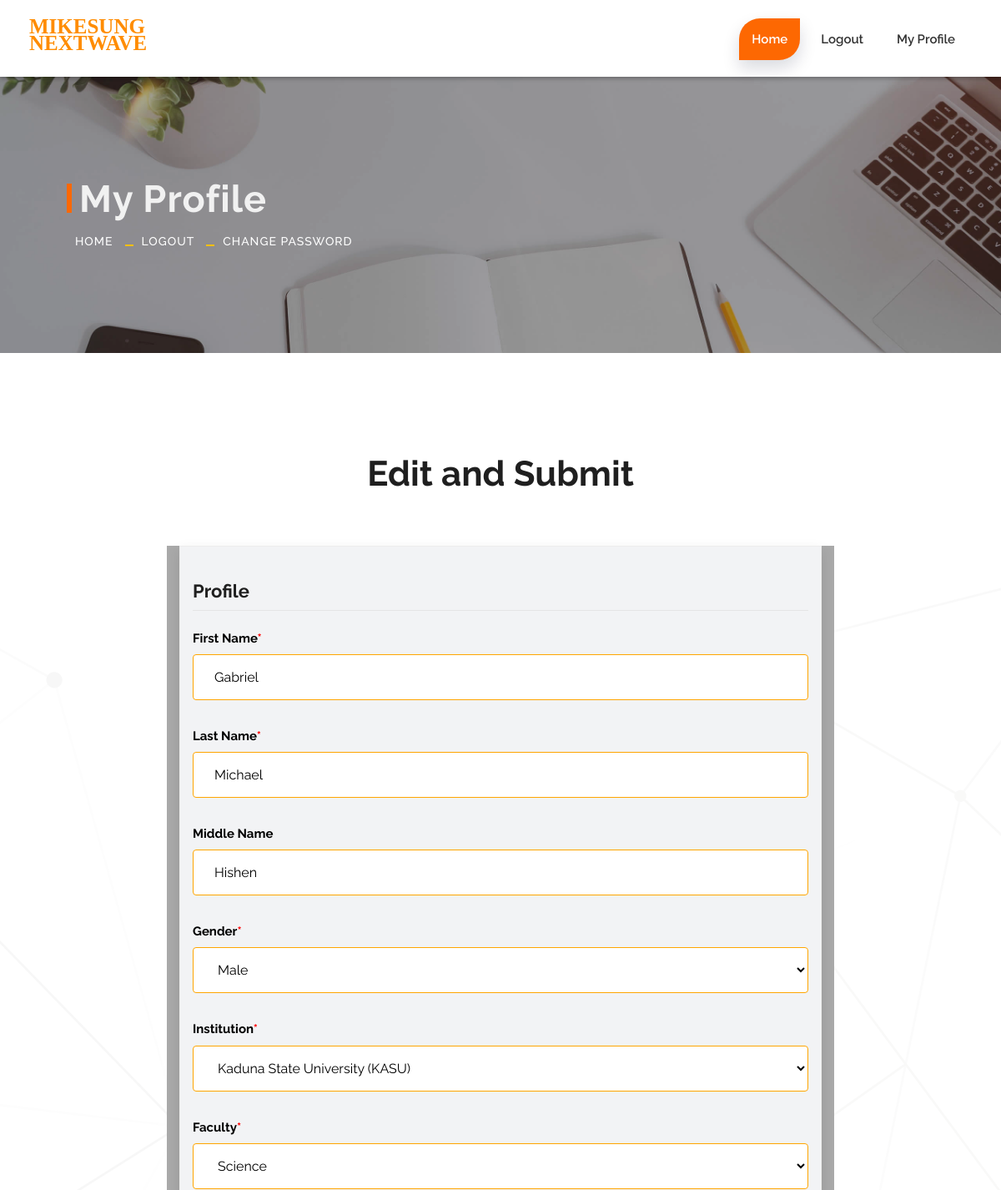
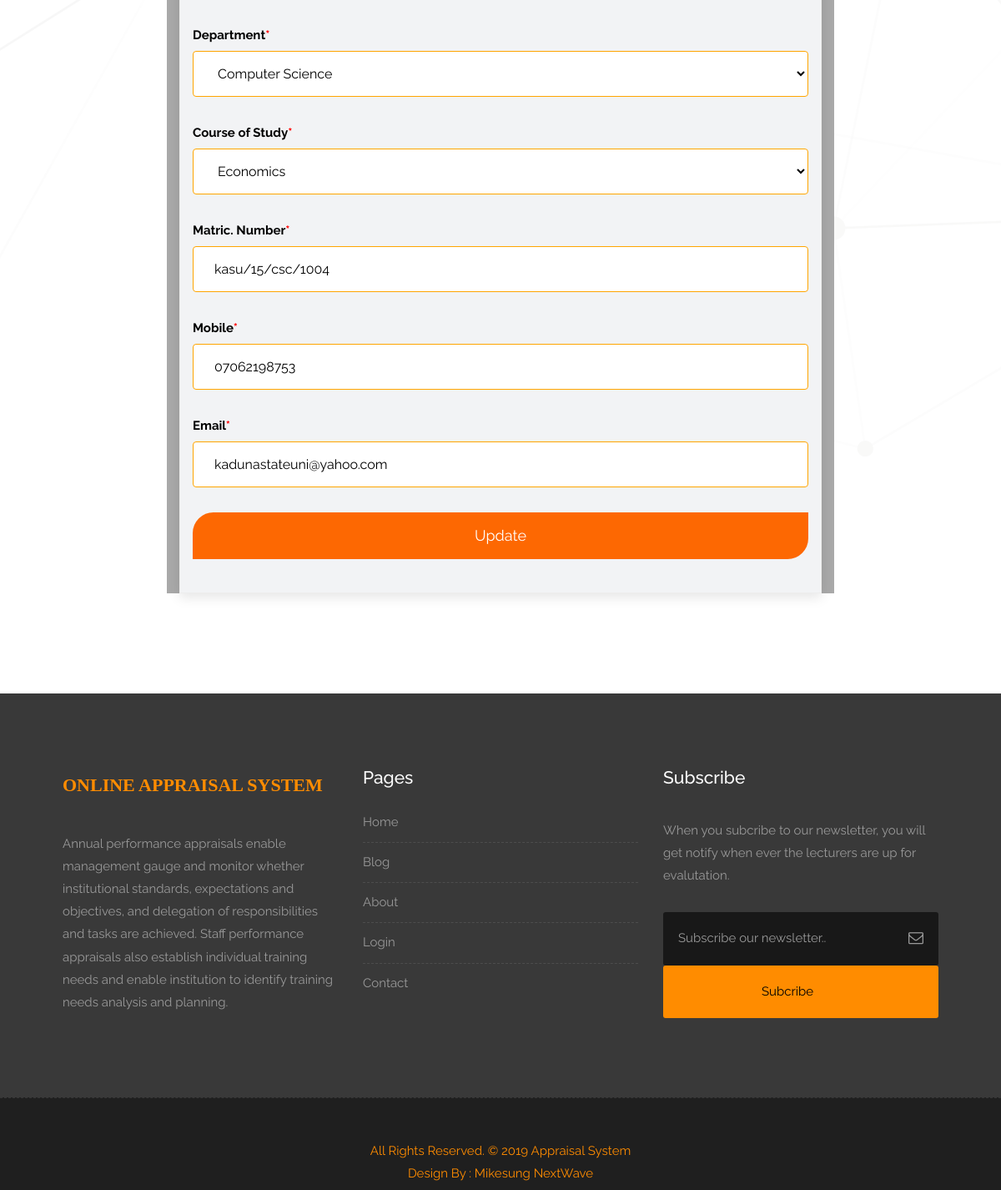
The app's page /edit_student.php (signed in) with its own data (2 pictures, top to bottom).
### tables this page shows
CREATE TABLE `student_signup` (
  `id` int(11) NOT NULL,
  `school_id` int(11) DEFAULT NULL,
  `faculty_id` int(11) DEFAULT NULL,
  `department_id` int(11) DEFAULT NULL,
  `course_id` int(11) DEFAULT NULL,
  `firstName` varchar(50) DEFAULT NULL,
  `lastName` varchar(50) DEFAULT NULL,
  `middleName` varchar(50) DEFAULT NULL,
  `gender` varchar(50) DEFAULT NULL,
  `matric_Number` varchar(100) DEFAULT NULL,
  `mobile` varchar(50) DEFAULT NULL,
  `password` varchar(50) DEFAULT NULL,
  `password_confirm` varchar(50) DEFAULT NULL,
  `email` varchar(50) DEFAULT NULL
);

CREATE TABLE `schools` (
  `id` int(11) NOT NULL,
  `schoolNames` varchar(100) NOT NULL,
  `email` varchar(100) NOT NULL,
  `mobile` varchar(100) NOT NULL
);

CREATE TABLE `faculties` (
  `id` int(11) NOT NULL,
  `faculties` varchar(100) NOT NULL
);

CREATE TABLE `departments` (
  `id` int(11) NOT NULL,
  `departments` varchar(100) NOT NULL
);

CREATE TABLE `courses` (
  `id` int(11) NOT NULL,
  `courses` varchar(100) DEFAULT NULL
);

### edit_student.php (the view, shortened to what this page needs)
<?php
include ('header2.php');
?>
<?php
	include('db_connect.php');
		$id = $_SESSION['id'];
		$sql = "SELECT * FROM student_signup
				INNER JOIN schools
				ON student_signup.school_id = schools.id
				INNER JOIN faculties
				ON student_signup.faculty_id = faculties.id
				INNER JOIN departments
				ON student_signup.department_id = departments.id
				INNER JOIN courses
				ON student_signup.course_id = courses.id
				WHERE student_signup.id = '".$id."'";
		$query = mysqli_query($conn, $sql) or die(mysqli_error($conn));
		 $row = mysqli_fetch_assoc($query);
	?>
<div class="banner-area banner-bg-1">
		<div class="container">
			<div class="row">
				<div class="col-md-12">
					<div class="banner">
						<h2>My Profile</h2>
						<ul class="page-title-link">
							<li><a href="student_page.php">Home</a></li>
							<li><a href="student_logout.php">Logout</a></li>
							<li><a href="#">Change Password</a></li>
						</ul>
					</div>
				</div>
			</div>
		</div>
	</div>
    <div id="contact" class="section wb">
    	<div class="section-title text-center">
        		<h3><b>Edit and Submit</b></h3>
    		</div>
        <div class="col-md-8 col-md-offset-2"  style="background-color: darkgrey">
           <div class="contact_form">
	<form class="form" method="POST" ">
		<div class="row">
			<div>
				<fieldset">
					<legend style="color: green;"><h2><b>Profile</b></h2></legend>
					<div class="form-group">
						<label>First Name<b style="color: red;">*</b></label>
						<input type="text" name="firstName" class="form-control" value="<?php echo $row['firstName']; ?>">
					</div>
					<div class="form-group">
						<label>Last Name<b style="color: red;">*</b></label>
						<input type="text" name="lastName" class="form-control" value="<?php echo $row['lastName']; ?>" >
					</div>
					<div class="form-group">
						<label>Middle Name</label>
						<input type="text" name="middleName" class="form-control" value="<?php echo $row['middleName']; ?>">
					</div>
					<div class="form-group">
							<label>Gender<b style="color: red;">*</b></label>
							<select class="form-control" name="gender">
								<option><?php echo $row['gender']; ?></option>
							</select>
					</div>
					<div class="form-group">
						<label>Institution<b style="color: red;">*</b></label>
						<select class="form-control" name="school_id">
								<option value="<?php echo $row['school_id']; ?>"><?php echo $row['schoolNames']; ?></option>
							</select>
					</div>
					<div class="form-group">
						<label>Faculty<b style="color: red;">*</b></label>
						<select class="form-control" name="faculty_id">
								<option value="<?php echo $row['faculty_id']; ?>"><?php echo $row['faculties']; ?></option>
							</select>
					</div>
					<div class="form-group">
						<label>Department<b style="color: red;">*</b></label>
						<select class="form-control" name="department_id">
								<option value="<?php echo $row['department_id']; ?>"><?php echo $row['departments']; ?></option>
							</select>
					</div>
					<div class="form-group">
						<label>Course of Study<b style="color: red;">*</b></label>
						<select class="form-control" name="course_id">
								<option value="<?php echo $row['course_id']; ?>"><?php echo $row['courses']; ?></option>
							</select>
					</div>
					<div class="form-group">
						<label>Matric. Number<b style="color: red;">*</b></label>
						<input type="text" name="matric_Number" class="form-control" value="<?php echo $row['matric_Number']; ?>">
					</div>
					<div class="form-group">
						<label>Mobile<b style="color: red;">*</b></label>
						<input type="text" name="mobile" class="form-control" value="<?php echo $row['mobile']; ?>">
					</div>
					<div class="form-group">
						<label>Email<b style="color: red;">*</b></label>
						<input type="text" name="email" class="form-control" value="<?php echo $row['email']; ?>">
					</div>
					<div>
						<input type="submit" name="update" value="Update" class="btn btn-light btn-radius btn-brd grd1 btn-block">
					</div>
			</div>
		</div>
	</form>
	</div>
		</div>
	</div>
    <?php include 'footer.php' ?>
</body>
</html>

### style.css (style rules this page uses)
body { color: #999; font-size: 15px; font-family: 'Raleway', sans-serif; line-height: 1.80857; }
a { color: #1f1f1f; text-decoration: none !important; outline: none !important; -webkit-transition: all .3s ease-in-out; -moz-transition: all .3s ease-in-out; -ms-transition: all .3s ease-in-out; -o-transition: all .3s ease-in-out; transition: all .3s ease-in-out; }
h1, h2, h3, h4, h5, h6 { letter-spacing: 0; font-weight: normal; position: relative; padding: 0 0 10px 0; font-weight: normal; line-height: 120% !important; color: #1f1f1f; margin: 0 }
h2 { font-size: 22px }
h3 { font-size: 18px }
a { color: #1f1f1f; text-decoration: none; outline: none; }
a, .btn { text-decoration: none !important; outline: none !important; -webkit-transition: all .3s ease-in-out; -moz-transition: all .3s ease-in-out; -ms-transition: all .3s ease-in-out; -o-transition: all .3s ease-in-out; transition: all .3s ease-in-out; }
ul, li, ol { margin: 0px; padding: 0px; list-style: none; }
.section { display: block; position: relative; overflow: hidden; padding: 120px 0; }
.section.wb { background-color: #ffffff; }
.section-title { display: block; position: relative; margin-bottom: 60px; }
.section-title h3 { font-size: 42px; font-weight: 500; line-height: 62px; margin: 0 0 25px; padding: 0; text-transform: none; }
.contact_form { border: 1px solid #ededed; box-shadow: 0 5px 14px rgba(0, 0, 0, 0.1); background-color: #f2f3f5; padding: 40px 30px; }
.contact_form .form-control { background-color: #fff; margin-bottom: 30px; border: 1px solid #ebebeb; box-sizing: border-box; color: #bcbcbc; font-size: 16px; outline: 0 none; padding: 10px 25px; height: 55px; resize: none; box-shadow: none !important; width: 100%; }
#contact { background: url(images/bg.png) no-repeat center center #fff; }
.nav-pills, .effect-1:after, .nav-pills > li > a, .global-radius, .btn-brd { -webkit-border-radius: 25px 0px 25px 0px; -moz-border-radius: 25px 0px 25px 0px; border-radius: 25px 0px 25px 0px; }
.btn-light { padding: 13px 40px; font-size: 18px; border: 2px solid #fd6802; color: #ffffff; background-color: #fd6802; }
.banner-bg-1 { background: url(uploads/inner-bg.jpg); padding: 120px 0; background-clip: initial; background-color: rgba(0, 0, 0, 0); background-origin: initial; background-position: center center; background-repeat: no-repeat; background-size: cover; position: relative; z-index: 0; }
.banner-bg-1::before { content: ""; display: inline-block; height: 100%; left: 0; position: absolute; top: 0; width: 100%; z-index: -1; background: rgba(34, 34, 34, 0.4); }
.banner { position: relative; }
.banner h2 { color: #f1f1f1; font-size: 45px; font-weight: 700; letter-spacing: 1px; margin-left: 20px; position: relative; }
.banner h2::after { background: #fd6802; content: ""; height: 35px; left: -15px; position: absolute; top: 8px; width: 6px; }
.page-title-link li { display: inline-block; position: relative; }
.page-title-link li a { color: #fff; font-size: 14px; letter-spacing: 1px; margin: 0 15px; text-transform: uppercase; font-weight: 500; }
.page-title-link li::after { background: #fcbf02; bottom: 8px; content: ""; height: 2px; margin-left: -1px; position: absolute; width: 10px; }
.page-title-link li:last-child::after { content: ""; width: 0; height: 0; }
:root { --pricingTable-yellow: #fd6802; --pricingTable-purple: #fd6802; --pricingTable-blue: #fd6802; }

### css/responsive.css (style rules this page uses)
@media (max-width: 1200px) { .container { width: 90%; } }

### edit_student.php (style rules this page uses)
form { color: black; }
.form-group .form-control { color: black; border-color: orange; }

### records on screen
student_signup: firstName "Gabriel", lastName "Michael", middleName "Hishen", gender "Male", school_id "Kaduna State University (KASU)", faculty_id "Science", department_id "Computer Science", course_id "Economics", matric_Number "kasu/15/csc/1004", mobile "07062198753", email "kadunastateuni@yahoo.com"
